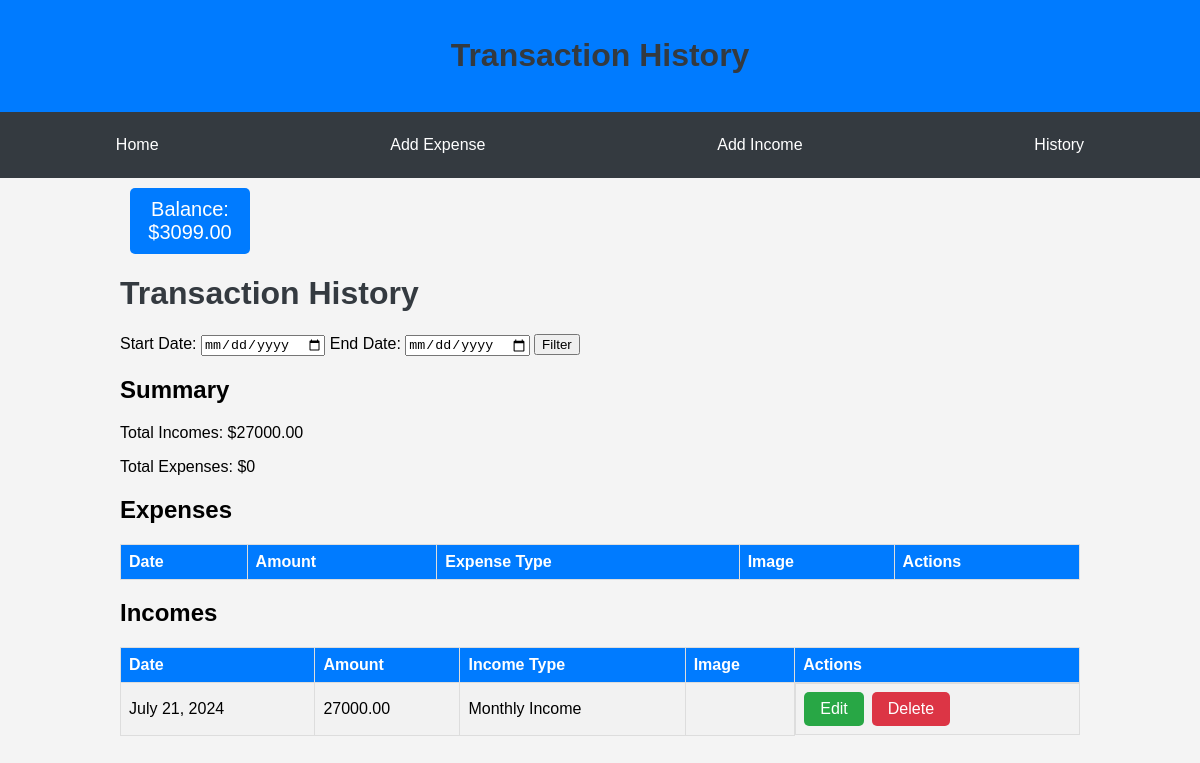
The app's page /history/ (signed in), older data.
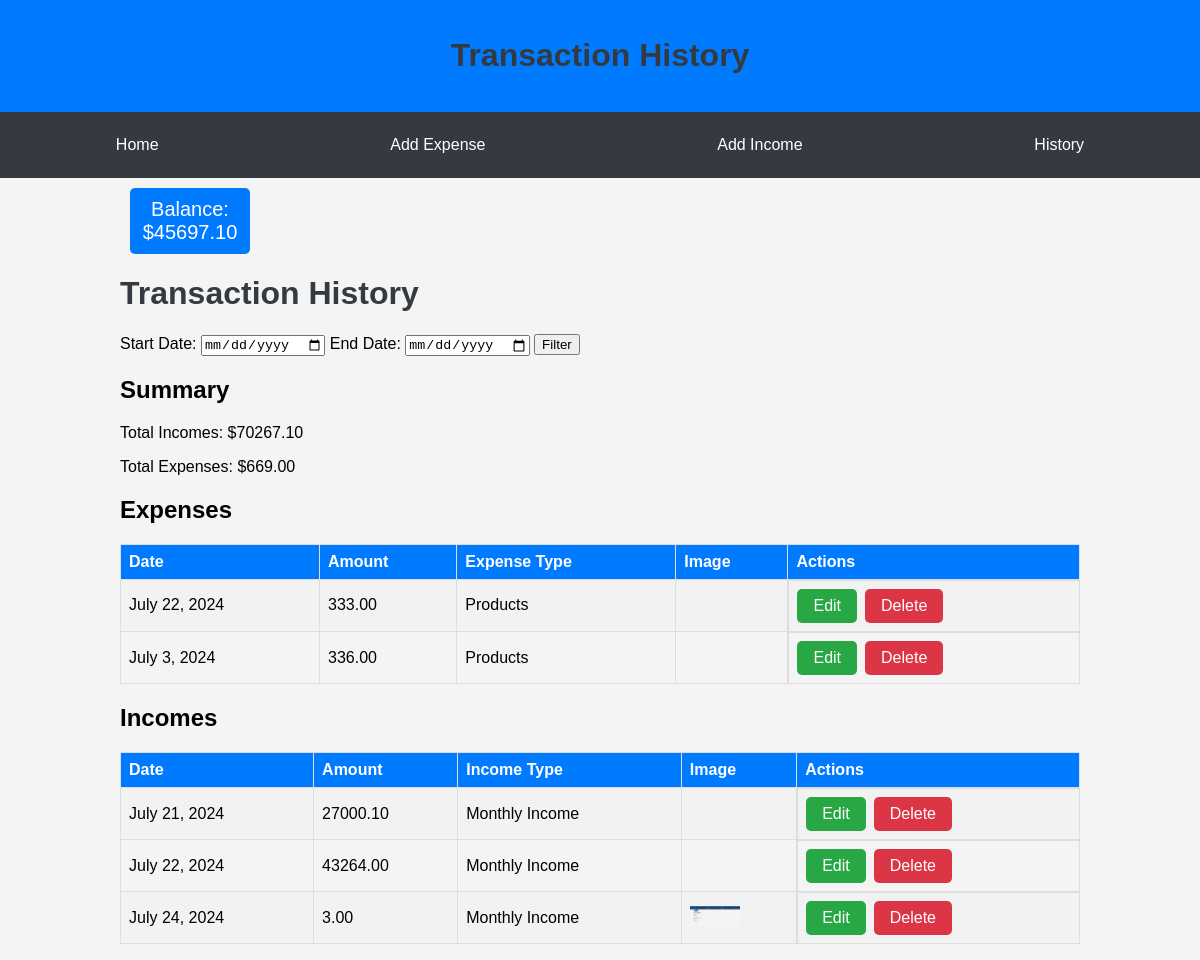
The same page, newer data.
### history/models.py (models this page shows, shortened)
class AccountBalance(models.Model):
    user = models.OneToOneField(User, on_delete=models.CASCADE)
    balance = models.DecimalField(max_digits=10, decimal_places=2, default=0.00)

class Income(models.Model):
    amount = models.DecimalField(max_digits=10, decimal_places=2)
    date = models.DateField()
    account_balance = models.ForeignKey(AccountBalance, on_delete=models.CASCADE)
    income_type = models.ForeignKey(IncomeType, on_delete=models.CASCADE)
    image = models.ImageField(upload_to='income_images/', blank=True, null=True)

class IncomeType(models.Model):
    name = models.CharField(max_length=50)

class Expense(models.Model):
    amount = models.DecimalField(max_digits=10, decimal_places=2)
    date = models.DateField()
    account_balance = models.ForeignKey(AccountBalance, on_delete=models.CASCADE)
    expense_type = models.CharField(max_length=50)
    image = models.ImageField(upload_to='expense_images/', blank=True, null=True)

### history/views.py (the view)
# urls.py: path('', include('history.urls')),
@login_required
def history(request):
    start_date = request.GET.get('start_date')
    end_date = request.GET.get('end_date')
    if start_date and end_date:
        start_date = datetime.strptime(start_date, '%Y-%m-%d')
        end_date = datetime.strptime(end_date, '%Y-%m-%d')
        expenses = Expense.objects.filter(date__range=(start_date, end_date))
        incomes = Income.objects.filter(date__range=(start_date, end_date))
    else:
        expenses = Expense.objects.all()
        incomes = Income.objects.all()
    total_expenses = sum(expense.amount for expense in expenses)
    total_incomes = sum(income.amount for income in incomes)
    account_balance, created = AccountBalance.objects.get_or_create(user=request.user)
    context = {
        'expenses': expenses,
        'incomes': incomes,
        'total_expenses': total_expenses,
        'total_incomes': total_incomes,
        'balance': account_balance.balance,  # Use balance from AccountBalance model
    }
    return render(request, 'history/history.html', context)

### history/context_processors.py (called while the page is built)
def account_balance(request):
    if request.user.is_authenticated:
        account_balance, created = AccountBalance.objects.get_or_create(user=request.user)
        return {'balance': account_balance.balance}
    return {}

### templates/history/history.html (shortened to what this page needs)
{% extends 'base.html' %}
{% block content %}
<h1>Transaction History</h1>
<form method="get" action="{% url 'history' %}">
    <label for="start_date">Start Date:</label>
    <input type="date" id="start_date" name="start_date" required>
    <label for="end_date">End Date:</label>
    <input type="date" id="end_date" name="end_date" required>
    <button type="submit">Filter</button>
</form>
<h2>Summary</h2>
<p>Total Incomes: ${{ total_incomes }}</p>
<p>Total Expenses: ${{ total_expenses }}</p>
<h2>Expenses</h2>
<table class="transaction-table">
    <tr>
        <th>Date</th>
        <th>Amount</th>
        <th>Expense Type</th>
        <th>Image</th>
        <th>Actions</th>
    </tr>
    {% for expense in expenses %}
    <tr>
        <td>{{ expense.date }}</td>
        <td>{{ expense.amount }}</td>
        <td>{{ expense.expense_type }}</td>
        <td>{% if expense.image %}<img src="{{ expense.image.url }}" alt="Expense Image" width="50">{% endif %}</td>
        <td class="action-buttons">
            <a href="{% url 'edit_expense' expense.pk %}" class="edit">Edit</a>
            <a href="{% url 'delete_expense' expense.pk %}" class="delete">Delete</a>
        </td>
    </tr>
    {% endfor %}
</table>
<h2>Incomes</h2>
<table class="transaction-table">
    <tr>
        <th>Date</th>
        <th>Amount</th>
        <th>Income Type</th>
        <th>Image</th>
        <th>Actions</th>
    </tr>
    {% for income in incomes %}
    <tr>
        <td>{{ income.date }}</td>
        <td>{{ income.amount }}</td>
        <td>{{ income.income_type.name }}</td>
        <td>{% if income.image %}<img src="{{ income.image.url }}" alt="Income Image" width="50">{% endif %}</td>
        <td class="action-buttons">
            <a href="{% url 'edit_income' income.pk %}" class="edit">Edit</a>
            <a href="{% url 'delete_income' income.pk %}" class="delete">Delete</a>
        </td>
    </tr>
    {% endfor %}
</table>
{% endblock %}

### templates/base.html (shortened to what this page needs)
<!DOCTYPE html>
<html lang="en">
<head>
</head>
<body>
    <div class="header">
        <h1>Transaction History</h1>
    </div>
    <div class="menu">
        <a href="{% url 'index' %}">Home</a>
        <a href="{% url 'add_expense' %}">Add Expense</a>
        <a href="{% url 'add_income' %}">Add Income</a>
        <a href="{% url 'history' %}">History</a>
    </div>
    <div class="container">
        <div class="balance">
            Balance: ${{ balance }}
        </div>
        {% block content %}{% endblock %}
    </div>
</body>
</html>

Row changes from the older to the newer data that the page shows:
changed AccountBalance: balance "3099.00" → "45697.10"
added Expense: date "July 22, 2024", amount "333.00", expense_type "Products"
added Expense: date "July 3, 2024", amount "336.00", expense_type "Products"
changed Income "July 21, 2024": amount "27000.00" → "27000.10"
added Income: date "July 22, 2024", amount "43264.00", income_type.name "Monthly Income"
added Income: date "July 24, 2024", amount "3.00", income_type.name "Monthly Income", image (picture)
Text that changed along with them:
{{ total_incomes }}: "27000.00" → "70267.10"
{{ total_expenses }}: "0" → "669.00"
